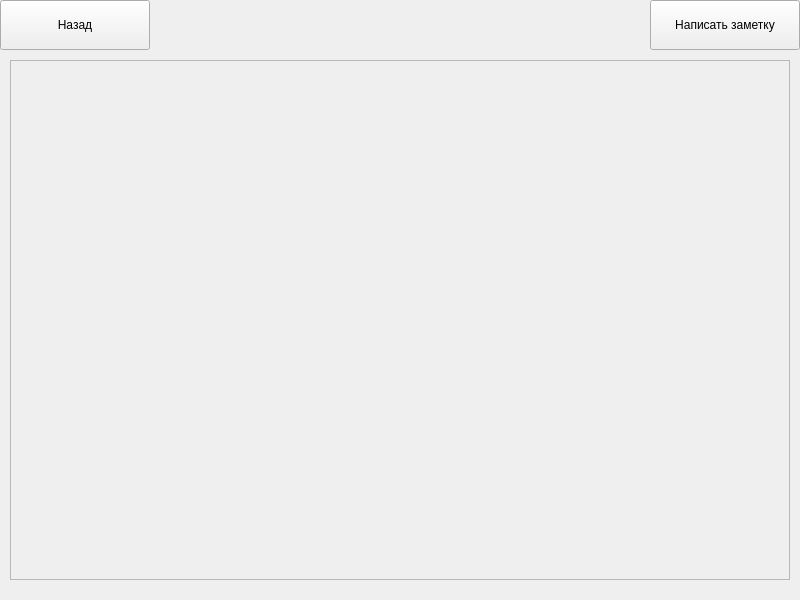
<?xml version="1.0" encoding="UTF-8"?>
<ui version="4.0">
 <class>window</class>
 <widget class="QMainWindow" name="window">
  <property name="geometry">
   <rect>
    <x>0</x>
    <y>0</y>
    <width>800</width>
    <height>600</height>
   </rect>
  </property>
  <property name="windowTitle">
   <string>Заметки</string>
  </property>
  <widget class="QWidget" name="centralwidget">
   <widget class="QPushButton" name="back_button">
    <property name="geometry">
     <rect>
      <x>0</x>
      <y>0</y>
      <width>150</width>
      <height>50</height>
     </rect>
    </property>
    <property name="text">
     <string>Назад</string>
    </property>
   </widget>
   <widget class="QPushButton" name="create_note_button">
    <property name="geometry">
     <rect>
      <x>650</x>
      <y>0</y>
      <width>150</width>
      <height>50</height>
     </rect>
    </property>
    <property name="text">
     <string>Написать заметку</string>
    </property>
   </widget>
   <widget class="QScrollArea" name="scrollArea">
    <property name="geometry">
     <rect>
      <x>10</x>
      <y>60</y>
      <width>780</width>
      <height>520</height>
     </rect>
    </property>
    <property name="widgetResizable">
     <bool>true</bool>
    </property>
    <widget class="QWidget" name="scrollAreaWidgetContents">
     <property name="geometry">
      <rect>
       <x>0</x>
       <y>0</y>
       <width>778</width>
       <height>518</height>
      </rect>
     </property>
    </widget>
   </widget>
  </widget>
 </widget>
 <resources/>
 <connections/>
</ui>
